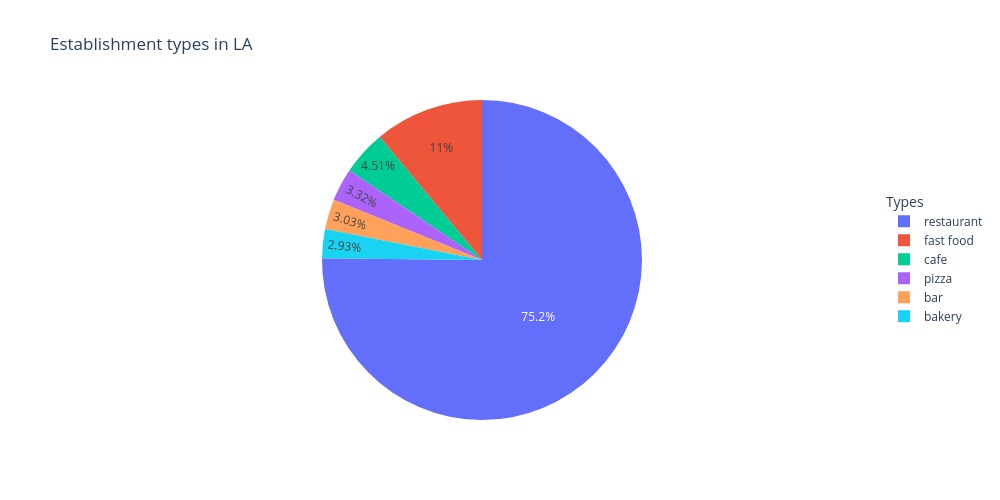

The notebook cell saved with this chart:
### Code cell
# criação gráfico pizza
proportion_types_pizza = go.Figure(data=[go.Pie(labels=types['type'], values=types['quantity'])])
proportion_types_pizza.update_layout(
    title='Establishment types in LA',
    legend=dict(
        title='Types',
        x=1,
        y=0.5
    ),
    width=1000,
    height=500
)
proportion_types_pizza.show()

### Figure 1 — Plotly figure (JSON) as saved in the notebook; plotly's stock layout.template omitted (floating-point values rounded to 4 significant figures)
{"data": [{"labels": ["bakery", "bar", "cafe", "fast food", "pizza", "restaurant"], "type": "pie", "values": [283, 292, 435, 1066, 320, 7255]}], "layout": {"height": 500, "legend": {"title": {"text": "Types"}, "x": 1, "y": 0.5}, "title": {"text": "Establishment types in LA"}, "width": 1000}}
